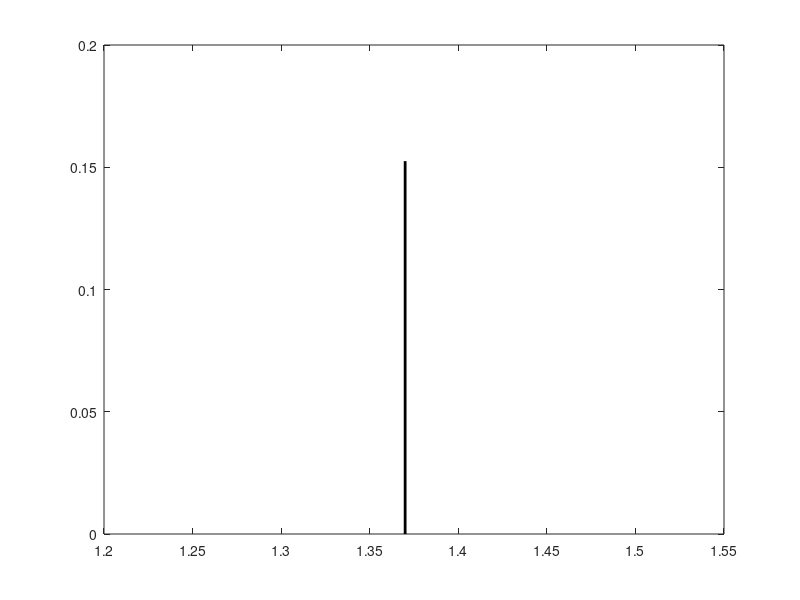

MATLAB code to generate this figure:
function res = ping_pong_it_2()
%2-D model of a ping pong ball with initial angle theta hitting the table
%and spinning off again
%Only spin is 2-D
%GOAL: implement MAGNUS FORCE

m = .0027; %kg
r_ball = 0.020; %m
g = 9.81; %m/s^2
A = pi*r_ball^2; %m^2 %surface area not area
Cd = 0.5;
rho = 1.225; %kg/m^3
mu = 0.6; %coeff. of friction between ball and table
magnus_coeff = .000207;

theta = -pi/9; %launch angle in radians
v0 = 8; %m/s

Times = 0:.01:5;
Initial = [0;0.1;(v0*cos(theta));(v0*sin(theta));0]; %x0 y0 vx0 vy0 omega

options = odeset('Events',@events);
%B1 stands for Bounce 1
[T1, B1] = ode45(@proj_derivs,Times,Initial,options);


%COLLISION MODELING: FIRST BOUNCE
% Torque * time of impact = Lf - L0
L_0 = 0;
t_impact = 2 * 0.0014 / norm([B1(end,3) B1(end,4)]); %double compression distance (1.4 mm) / impact v
F_impact = -2 * m * B1(end,4) / t_impact; % 2mv / t = change in p over t
friction = mu * F_impact * -1 * sign(B1(end,3)); % mu * N * -vxhat
Torque = r_ball * friction; %r x F
Omega1 = B1(end,5)+(Torque * t_impact) / ((2/3)*m*(r_ball^2)) %torque impulse over moment of inertia


Initial2 = [B1(end,1); B1(end,2); B1(end,3); -1*B1(end,4); Omega1];
%after ode stops, next call:
[T2, B2] = ode45(@proj_derivs,Times,Initial2,options);


%COLLISION MODELING: SECOND BOUNCE
L_0 = (2/3)*m*(r_ball^2) * B2(end,5);
t_impact = 2 * 0.0014 / norm([B2(end,3) B2(end,4)]) %double compression distance (1.4 mm) / impact v
F_impact = -2 * m * B2(end,4) / t_impact; % 2mv / t = change in p over t
friction = mu * F_impact * -1 * sign(B2(end,5)); % mu * N * -vxhat
Torque = r_ball * friction; %r x F
Omega2 = B2(end,5) + (Torque * t_impact) / ((2/3)*m*(r_ball^2));

Initial3 = [B2(end,1); B2(end,2); B2(end,3); -1*B2(end,4); Omega2];
[T3,B3] = ode45(@proj_derivs,Times,Initial3,options);

figure;
% plot(T1,B1(:,5), 'LineWidth', 1.5)
% hold on;
% plot(B2(:,1),B2(:,2), 'LineWidth', 1.5)
% hold on;
% plot(B3(:,1),B3(:,2), 'LineWidth', 1.5)


% res = B2(end,2);

    function [value,isterminal,direction] = events(t,PV)
        value = PV(2)-r_ball;
        isterminal = 1;
        direction = -1;
    end

    function derivs = proj_derivs(t,PV)
        x = PV(1);
        y = PV(2);
        vx = PV(3);
        vy = PV(4);
        omega = PV(5);
        
        dxdt = vx;
        dydt = vy;
        
        Vhat = [vx;vy] ./ norm([vx;vy]);
        
        Fd = -0.5 * rho * A * Cd * (norm([vx;vy]))^2 .* Vhat;
        
        Mx = magnus_coeff * omega * vy;        
        My = magnus_coeff * omega * vx;

      
        
        dvxdt = (Fd(1) + Mx) / m;
        dvydt = -g + (Fd(2) + My) / m;
        derivs = [dxdt;dydt;dvxdt;dvydt;(0.03*omega/100)];
        %percent = t*100
    end
%THE TABLE
X = [0, 2.74];
Y = [0, 0];
X2 = [1.37, 1.37];
Y2 = [0, 0.1525];
plot (X,Y,'k','linewidth',2)
plot (X2, Y2,'k','linewidth',2)
%axis([0 6 0 1])
end